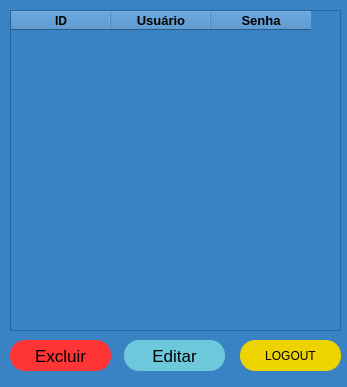
<?xml version="1.0" encoding="UTF-8"?>
<ui version="4.0">
 <class>Admin</class>
 <widget class="QMainWindow" name="Admin">
  <property name="geometry">
   <rect>
    <x>0</x>
    <y>0</y>
    <width>347</width>
    <height>387</height>
   </rect>
  </property>
  <property name="minimumSize">
   <size>
    <width>347</width>
    <height>387</height>
   </size>
  </property>
  <property name="maximumSize">
   <size>
    <width>347</width>
    <height>387</height>
   </size>
  </property>
  <property name="windowTitle">
   <string>Admin</string>
  </property>
  <property name="styleSheet">
   <string notr="true">background-color: rgb(57, 130, 195);</string>
  </property>
  <widget class="QWidget" name="centralwidget">
   <widget class="QPushButton" name="pushButton">
    <property name="geometry">
     <rect>
      <x>240</x>
      <y>340</y>
      <width>101</width>
      <height>31</height>
     </rect>
    </property>
    <property name="cursor">
     <cursorShape>PointingHandCursor</cursorShape>
    </property>
    <property name="styleSheet">
     <string notr="true">background-color: rgb(237, 212, 0);
border-radius: 15px;
</string>
    </property>
    <property name="text">
     <string>LOGOUT</string>
    </property>
    <property name="default">
     <bool>true</bool>
    </property>
   </widget>
   <widget class="QTableWidget" name="tableWidget">
    <property name="enabled">
     <bool>true</bool>
    </property>
    <property name="geometry">
     <rect>
      <x>10</x>
      <y>10</y>
      <width>331</width>
      <height>321</height>
     </rect>
    </property>
    <property name="tabKeyNavigation">
     <bool>false</bool>
    </property>
    <property name="wordWrap">
     <bool>true</bool>
    </property>
    <column>
     <property name="text">
      <string>ID</string>
     </property>
     <property name="font">
      <font>
       <pointsize>9</pointsize>
       <weight>75</weight>
       <bold>true</bold>
      </font>
     </property>
    </column>
    <column>
     <property name="text">
      <string>Usuário</string>
     </property>
     <property name="font">
      <font>
       <pointsize>10</pointsize>
       <weight>75</weight>
       <bold>true</bold>
      </font>
     </property>
    </column>
    <column>
     <property name="text">
      <string>Senha</string>
     </property>
     <property name="font">
      <font>
       <pointsize>10</pointsize>
       <weight>75</weight>
       <bold>true</bold>
      </font>
     </property>
    </column>
   </widget>
   <widget class="QPushButton" name="pushButton_2">
    <property name="enabled">
     <bool>true</bool>
    </property>
    <property name="geometry">
     <rect>
      <x>10</x>
      <y>340</y>
      <width>101</width>
      <height>31</height>
     </rect>
    </property>
    <property name="font">
     <font>
      <pointsize>13</pointsize>
      <weight>50</weight>
      <bold>false</bold>
     </font>
    </property>
    <property name="cursor">
     <cursorShape>PointingHandCursor</cursorShape>
    </property>
    <property name="styleSheet">
     <string notr="true">background-color: rgb(255, 52, 52);
border-radius: 15px;
</string>
    </property>
    <property name="text">
     <string>Excluir</string>
    </property>
    <property name="checkable">
     <bool>false</bool>
    </property>
    <property name="checked">
     <bool>false</bool>
    </property>
    <property name="default">
     <bool>true</bool>
    </property>
   </widget>
   <widget class="QPushButton" name="pushButton_3">
    <property name="geometry">
     <rect>
      <x>124</x>
      <y>340</y>
      <width>101</width>
      <height>31</height>
     </rect>
    </property>
    <property name="font">
     <font>
      <pointsize>13</pointsize>
      <weight>50</weight>
      <bold>false</bold>
     </font>
    </property>
    <property name="cursor">
     <cursorShape>PointingHandCursor</cursorShape>
    </property>
    <property name="styleSheet">
     <string notr="true">background-color: #6EC8DB;
border-radius: 15px;
</string>
    </property>
    <property name="text">
     <string>Editar</string>
    </property>
    <property name="default">
     <bool>true</bool>
    </property>
   </widget>
  </widget>
 </widget>
 <tabstops>
  <tabstop>pushButton</tabstop>
  <tabstop>pushButton_3</tabstop>
  <tabstop>pushButton_2</tabstop>
  <tabstop>tableWidget</tabstop>
 </tabstops>
 <resources/>
 <connections/>
</ui>
